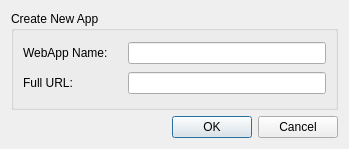
<?xml version="1.0" encoding="UTF-8"?>
<ui version="4.0">
 <class>NewApp</class>
 <widget class="QDialog" name="NewApp">
  <property name="geometry">
   <rect>
    <x>0</x>
    <y>0</y>
    <width>349</width>
    <height>149</height>
   </rect>
  </property>
  <property name="windowTitle">
   <string>Create Application</string>
  </property>
  <layout class="QVBoxLayout" name="verticalLayout">
   <item>
    <widget class="QGroupBox" name="groupBox">
     <property name="title">
      <string>Create New App</string>
     </property>
     <layout class="QGridLayout" name="gridLayout">
      <item row="1" column="0">
       <widget class="QLabel" name="label">
        <property name="text">
         <string>Full URL:</string>
        </property>
       </widget>
      </item>
      <item row="1" column="1" colspan="2">
       <widget class="QLineEdit" name="editURL"/>
      </item>
      <item row="0" column="1" colspan="2">
       <widget class="QLineEdit" name="editAppName"/>
      </item>
      <item row="0" column="0">
       <widget class="QLabel" name="label_2">
        <property name="text">
         <string>WebApp Name:</string>
        </property>
       </widget>
      </item>
     </layout>
    </widget>
   </item>
   <item>
    <widget class="QDialogButtonBox" name="buttonBox">
     <property name="orientation">
      <enum>Qt::Horizontal</enum>
     </property>
     <property name="standardButtons">
      <set>QDialogButtonBox::Cancel|QDialogButtonBox::Ok</set>
     </property>
    </widget>
   </item>
  </layout>
 </widget>
 <tabstops>
  <tabstop>editAppName</tabstop>
  <tabstop>editURL</tabstop>
  <tabstop>buttonBox</tabstop>
 </tabstops>
 <resources/>
 <connections>
  <connection>
   <sender>buttonBox</sender>
   <signal>accepted()</signal>
   <receiver>NewApp</receiver>
   <slot>accept()</slot>
   <hints>
    <hint type="sourcelabel">
     <x>227</x>
     <y>126</y>
    </hint>
    <hint type="destinationlabel">
     <x>157</x>
     <y>148</y>
    </hint>
   </hints>
  </connection>
  <connection>
   <sender>buttonBox</sender>
   <signal>rejected()</signal>
   <receiver>NewApp</receiver>
   <slot>reject()</slot>
   <hints>
    <hint type="sourcelabel">
     <x>295</x>
     <y>132</y>
    </hint>
    <hint type="destinationlabel">
     <x>286</x>
     <y>148</y>
    </hint>
   </hints>
  </connection>
 </connections>
</ui>
